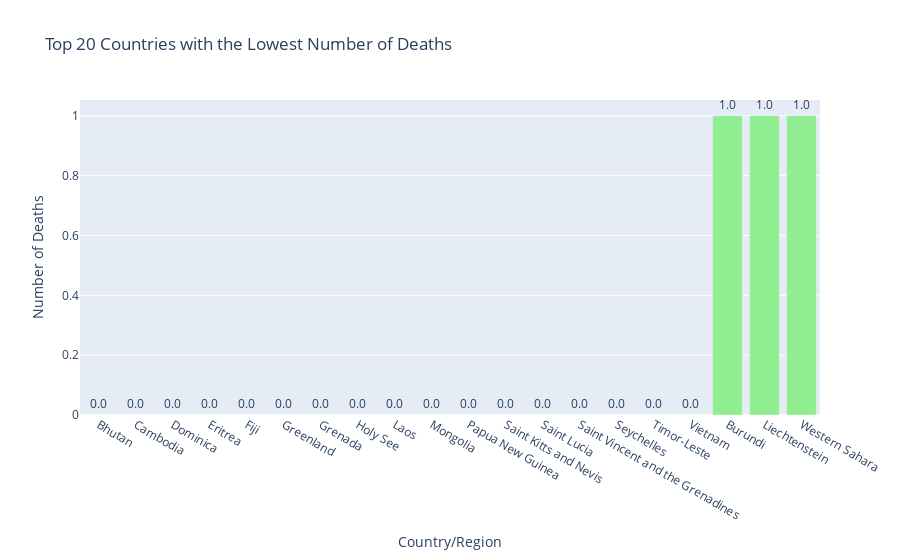

Notebook cell for this chart:
### Code cell
def get_lowest_countries_by_deaths(df, top_n=20, custom_color='lightgreen'):
    lowest_deaths = df.nsmallest(top_n, 'Deaths')
    
    fig = px.bar(
        lowest_deaths,
        x='Country/Region',
        y='Deaths',
        title=f'Top {top_n} Countries with the Lowest Number of Deaths',
        text='Deaths',
        labels={'Deaths': 'Number of Deaths'}
    )
    fig.update_traces(texttemplate='%{text:.2s}', textposition='outside', marker_color=custom_color)
    fig.update_layout(xaxis_categoryorder='total ascending')
    fig.show()

# Example usage to find and display the top 20 countries with the lowest deaths using a custom color
get_lowest_countries_by_deaths(data, top_n=20, custom_color='lightgreen')

### Figure 1 — Plotly figure (JSON) as saved in the notebook; plotly's stock layout.template omitted (floating-point values rounded to 4 significant figures)
{"data": [{"alignmentgroup": "True", "hovertemplate": "Country/Region=%{x}<br>Number of Deaths=%{text}<extra></extra>", "legendgroup": "", "marker": {"color": "lightgreen", "pattern": {"shape": ""}}, "name": "", "offsetgroup": "", "orientation": "v", "showlegend": false, "text": [0, 0, 0, 0, 0, 0, 0, 0, 0, 0, 0, 0, 0, 0, 0, 0, 0, 1, 1, 1], "textposition": "outside", "texttemplate": "%{text:.2s}", "type": "bar", "x": ["Bhutan", "Cambodia", "Dominica", "Eritrea", "Fiji", "Greenland", "Grenada", "Holy See", "Laos", "Mongolia", "Papua New Guinea", "Saint Kitts and Nevis", "Saint Lucia", "Saint Vincent and the Grenadines", "Seychelles", "Timor-Leste", "Vietnam", "Burundi", "Liechtenstein", "Western Sahara"], "xaxis": "x", "y": [0, 0, 0, 0, 0, 0, 0, 0, 0, 0, 0, 0, 0, 0, 0, 0, 0, 1, 1, 1], "yaxis": "y"}], "layout": {"autosize": true, "barmode": "relative", "legend": {"tracegroupgap": 0}, "title": {"text": "Top 20 Countries with the Lowest Number of Deaths"}, "xaxis": {"anchor": "y", "autorange": true, "categoryorder": "total ascending", "domain": [0, 1], "range": [-0.5, 19.5], "title": {"text": "Country/Region"}, "type": "category"}, "yaxis": {"anchor": "x", "autorange": true, "domain": [0, 1], "range": [0, 1.053], "title": {"text": "Number of Deaths"}, "type": "linear"}}}
